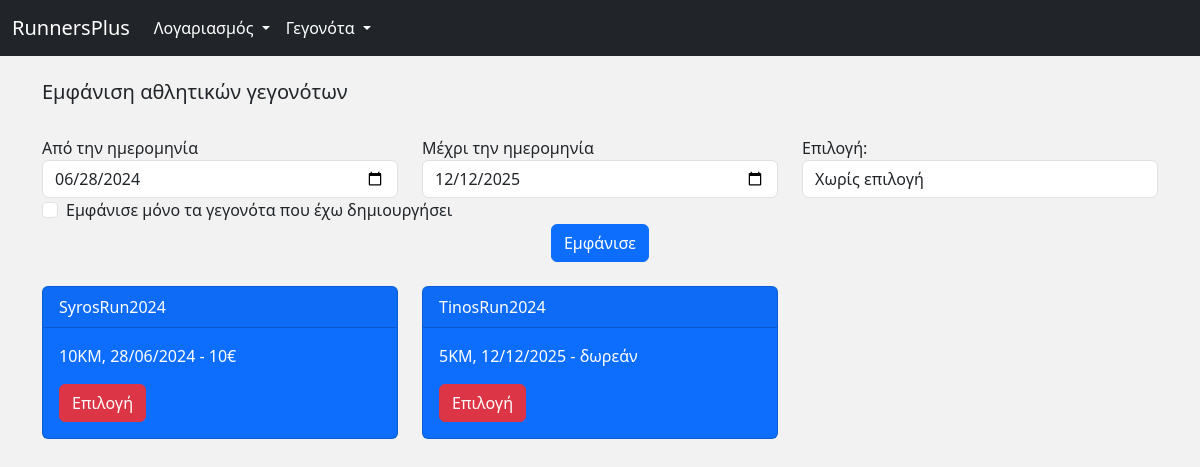
The page /show_events/ (signed in) on the database its author committed.
### RacePlus/models.py (models this page shows, shortened)
class Event(db.Model):
    id = db.Column(db.Integer, primary_key=True)
    racename = db.Column(db.String(255), nullable=False)
    date = db.Column(db.Date, nullable=False)
    time = db.Column(db.Time(timezone=False), nullable=False)
    declaration = db.Column(db.String(255), nullable=True)
    distance = db.Column(db.String(20), nullable=False)  # Πεδίο απόστασης με τις επιλογές
    finalize_date = db.Column(db.Date, nullable=True)
    link = db.Column(db.String(255), nullable=True)
    map = db.Column(db.String(255), nullable=True)
    age_categories = db.Column(db.Integer, nullable=False)
    provides = db.Column(db.String(255), nullable=False)  #  JSON
    entry_fee = db.Column(db.Integer, nullable=True)

### RacePlus/routes.py (the view)
@app.route('/show_events/', methods=['GET', 'POST'])
def show_events():
    form = ShowEventForm()
    events=db.session.query(Event).first()
    first_event_date=None
    last_event_date=None
    order=-1 # Εμφάνιση γεγονότων σε συγκριμένο διάστημα ημερομηνιών
    if events:
        first_event_date = db.session.query(Event).order_by(Event.date.asc()).first().date
        last_event_date = db.session.query(Event).order_by(Event.date.desc()).first().date
        if request.method == 'POST':
            sd = form.data['start_date']
            ed = form.data['end_date']
            if form.options.data=='next_events':
                sd = datetime.now().date()
                ed = last_event_date
                order = 1
            elif form.options.data=='previous_events':
                sd = first_event_date
                ed = datetime.now().date()
                order = 2
            elif form.options.data=='all_events':
                sd = first_event_date
                ed = last_event_date
                order = 0
            else: # Εμφάνιση γεγονότων σε συγκριμένο διάστημα ημερομηνιών
                order = -1
            first_event_date = sd
            last_event_date = ed
            events = Event.query.filter(Event.date.between(sd, ed)).order_by(Event.date.asc()).all()
            if not events:
                flash("Δεν υπάρχουν καταχωρίσεις με αυτές τις επιλογές.")
                return redirect(url_for('show_events'))
            else:
                if form.data['my_races'] : # Εμφάνισε μόνο τους αγώνες που έχω συμμετάσχει'
                    common_events = [event for event in current_user.enroll if event in events]
                    events = sorted(common_events, key=lambda event: event.date)
        else: # GET
            events = Event.query.filter(Event.date.between(first_event_date, last_event_date)).order_by(Event.date.asc()).all()
    else:
        flash("Δεν υπάρχουν καταχωρίσεις γεγονότων.")
    return render_template('show_events.html',events=events,form=form,first_event_date=first_event_date,last_event_date=last_event_date,order=order)

### RacePlus/forms.py
class ShowEventForm(FlaskForm):
    start_date = DateField('Από την ημερομηνία', format='%Y-%m-%d', validators=[DataRequired()], widget=DateInput())
    end_date = DateField('Μέχρι την ημερομηνία', format='%Y-%m-%d', validators=[DataRequired()], widget=DateInput())
    options = SelectField('Επιλογή', choices=[('option1', 'Επιλογή 1'), ('option2', 'Επιλογή 2'), ('option3', 'Επιλογή 3')], validators=[DataRequired()])
    my_races = BooleanField('Εμφάνισε μόνο τα γεγονότα που έχω συμμετάσχει')
    submit = SubmitField('Εμφάνισε')

### RacePlus/routes.py (called while the page is built)
@login_manager.user_loader
def load_user(user_id):
    return User.query.get(int(user_id))

### RacePlus/templates/show_events.html (shortened to what this page needs)
{% extends 'base.html' %}
{% block content %}
{%include "navbar.html" %}
<div class="container mt-4 ">
    {%if events %}
        <h5>Εμφάνιση αθλητικών γεγονότων</h5>
        <br>
        <form method="POST" id="eventForm">
            <div class=" row">
                <div class="col-md-4">
                    <div class="form-group">
                        <label for="start_date">{{ form.start_date.label.text }}</label>
                        {{ form.start_date(class="form-control", id="start_date", value=first_event_date) }}
                    </div>
                </div>
                <div class="col-md-4">
                    <div class="form-group">
                        <label for="end_date">{{ form.end_date.label.text }}</label>
                        {{ form.end_date(class="form-control", id="end_date", value=last_event_date) }}
                    </div>
                </div>
                <div class="col-md-4">
                    <div class="form-group">
                        <label for="options">Επιλογή:</label>
                        <select class="form-control" id="sort_events" name="options">
                            <option value="_events" {% if order==-1 %} selected {% endif %}>Χωρίς επιλογή</option>
                        </select>
                    </div>
                </div>
            </div>
            {%if current_user.is_authenticated %}
                <div class="row">
                    <div class="col-md-6 ">
                        <div class="form-check">
                            {%if current_user.details.role=='user'%}
                            {{ form.my_races(class="form-check-input", id="my_races") }}
                            <label class="form-check-label" for="my_races">{{ form.my_races.label.text }}</label>
                            {%elif current_user.details.role=='admin'%}
                            {{ form.my_races(class="form-check-input", id="my_races") }}
                            <label class="form-check-label" for="my_races">Εμφάνισε μόνο τα γεγονότα που έχω δημιουργήσει</label>
                            {%endif%}
                        </div>
                    </div>
                </div>
            {% endif %}
            <div class="d-flex justify-content-center align-items-center">
                <button type="submit" class="btn btn-primary">{{ form.submit.label.text }}</button>
            </div>
        </form>
        <div class="row my-4">
            {% for event in events %}
            <div class="col-sm-4 mb-4">
                {%if event in current_user.enroll and current_user.details.role!='super_admin'%}
                    <div class="card text-white bg-primary" id="card_{{ event.id }}">
                {%else%}
                    <div class="card text-white bg-info" id="card_{{ event.id }}">
                {%endif%}
                <div class="card-header">{{ event.racename }} </div>
                    <div class="card-body">
                        <p class="card-text">{{ event.distance }},
                            {{ event.date.strftime('%d/%m/%Y') }} -
                            {%if event.entry_fee >0 %}
                                {{event.entry_fee}}€
                            {%else%}
                                δωρεάν
                            {%endif%}
                        </p>
                        <form method="POST" action="{{ url_for('crud_event', event_id=event.id) }}" class="hidden-form">
                            <button type="submit" name="select_button" value="Επιλογή"
                                class="btn btn-danger">Επιλογή</button>
                        </form>
                    </div>
                </div>
            </div>
            {% endfor %}
        </div>
    {% endif %}
</div>
{% endblock %}

### RacePlus/static/styles.css (style rules this page uses)
.hidden-form { display: inline; background: none; border: none; padding: 0; margin: 0; }
body { font-family: 'Segoe UI', Tahoma, Geneva, Verdana, sans-serif; margin: 0; padding: 0; background-color: #d2e3e8; }

### rows shown on the page
Event: racename "SyrosRun2024", distance "10ΚΜ", date "28/06/2024", entry_fee "10"
Event: racename "TinosRun2024", distance "5ΚΜ", date "12/12/2025", entry_fee "δωρεάν"
